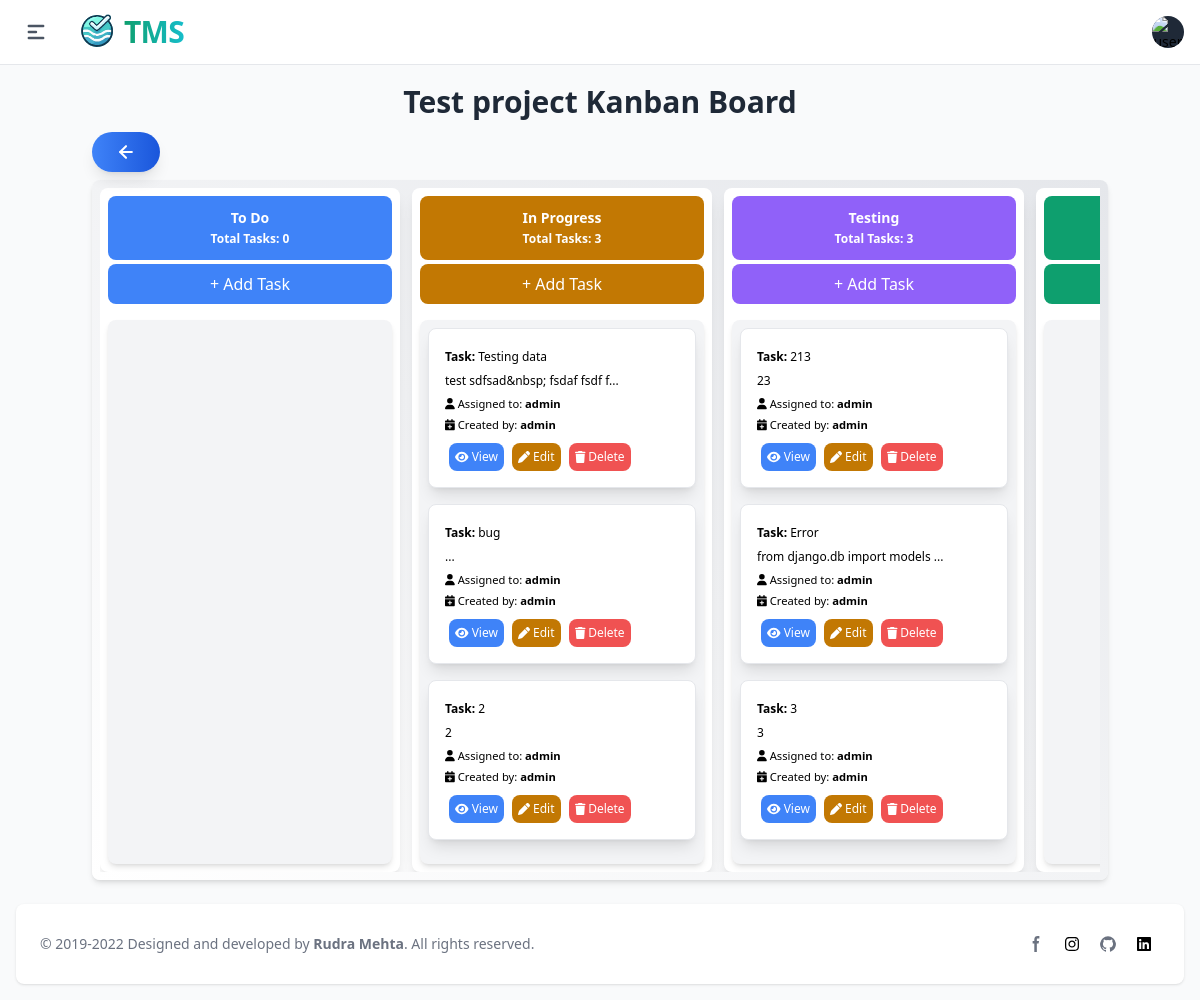
/kanban-board/7/ (signed in), run on the app's committed database.
### apps/project_mgmt/models/kanban.py (models this page shows, shortened)
class Board(BaseModel, models.Model):
    project = models.ForeignKey(Project, related_name='boards', on_delete=models.CASCADE)
    name = models.CharField(max_length=255)
    description = models.TextField(blank=True, null=True)

class Column(BaseModel, models.Model):
    board = models.ForeignKey(Board, related_name='columns', on_delete=models.CASCADE)
    name = models.CharField(max_length=255)
    order = models.PositiveIntegerField()
    color = models.CharField(choices=ColorChoices.choices, max_length=200, null=True, blank=True)

class Task(BaseModel, models.Model):
    column = models.ForeignKey(Column, related_name='tasks', on_delete=models.CASCADE)
    title = models.CharField(max_length=255)
    description = HTMLField(blank=True, null=True)
    order = models.PositiveIntegerField()
    user = models.ForeignKey(UserModel, on_delete=models.CASCADE)

### apps/project_mgmt/models/project.py (models this page shows, shortened)
class Project(BaseModel, models.Model):
    name = models.CharField(max_length=200)
    description = models.TextField(blank=True, null=True)

### apps/auth/models.py (models this page shows, shortened)
class UserModel(AbstractBaseUser, PermissionsMixin, CreatedUpdatedAt):
    id = models.UUIDField(primary_key=True, default=uuid.uuid4, editable=False, unique=True)
    is_active = models.BooleanField(default=False)
    is_staff = models.BooleanField(default=False)
    user_image = models.ImageField(upload_to='user_image',null=True, blank=True)
    username = models.CharField(max_length=50, unique=True)
    is_deleted = models.BooleanField(default=False)
    email = models.EmailField(unique=True, max_length=50)
    groups = models.ManyToManyField(Group, related_name='user_model_groups', blank=True)
    user_permissions = models.ManyToManyField(Permission, related_name='user_model_permissions', blank=True)
    USERNAME_FIELD = "email"
    REQUIRED_FIELDS = ['username']
    objects = UserManager()

### apps/project_mgmt/views/board.py (the view)
# urls.py: path('kanban-board/<int:board_id>/', KanBanBoardView.as_view(), name='kanban_board'),
class KanBanBoardView(View):
    def get(self, request, board_id):
        board = Board.objects.get(id = board_id)
        tasks_prefetch = Prefetch(
            'tasks',
            queryset=Task.objects.order_by('order')  # Adjust 'order' to the appropriate field for task ordering
        )
        board_columns = Column.objects.filter(board = board).prefetch_related(tasks_prefetch).order_by('order')
        users = UserModel.objects.values('id', 'username')
        context = {
            'board':board,
            'board_columns':board_columns,
            'users': users
        }
        return render(request, 'project_mgmt/kanban.html', context)

### utils/models/createupdateuser.py (called while the page is built)
    def __call__(self, request):
        _thread_locals.user = request.user
        response = self.get_response(request)
        return response

### utils/models/manager.py (called while the page is built)
    def get_queryset(self):
        return super(ObjectsManager, self).get_queryset()

### apps/templates/project_mgmt/kanban.html (shortened to what this page needs)
{% extends "base/base.html" %}
{% load static %}
{% block content %}
<div class="container mx-auto px-1 py-1 max-w-screen">
  <h1 class="text-3xl font-bold text-center mb-3 text-gray-800">{{ board.project.name }} Kanban Board</h1>
  {% block backurl %}
  {% include "base/backbutton.html" %}
  {% endblock backurl %}
  <div class="bg-gradient-to-tr from-white to-gray-200 p-2 dark:bg-gray-800 rounded-lg shadow-md overflow-hidden">
    <div class="overflow-x-auto scrollbar-custom">
      <div class="flex space-x-3">
        {% for colums in board_columns %}
          <div class="bg-white rounded-lg shadow-lg p-2 max-w-[300px] w-[500px] flex-shrink-0" data-columsid="{{ colums.id }}">
            <div class="text-sm font-semibold mb-1 text-center bg-{{ colums.color }}-500 text-white p-3 rounded-lg">
              <h2>{{ colums.name }}</h2>
              <span class="text-xs">Total Tasks: {{ colums.tasks.count }}</span>
            </div>
            <button class="bg-{{ colums.color }}-500 bottom-0 text-white p-2 mb-4 rounded-lg w-full draggable" onclick="openAddTaskModal('{{ colums.id }}')">+ Add Task</button>
            <div class="bg-gray-100 p-2 rounded-lg shadow-md min-h-[300px] column-content">
              {% for task in colums.tasks.all %}
                <div data-taskid="{{ task.id }}" class="bg-white p-4 mb-4 rounded-lg shadow-lg draggable border border-gray-200" draggable="true">
                  <div class="flex justify-between items-center mb-1 text-xs">
                    <div class="badge badge-info py-1 rounded-pill">
                      <strong>Task:</strong> {{ task.title }}
                    </div>
                  </div>
                  <div class="mb-1 text-xs">
                    {% if task.description|length > 30 %}
                      <p class="text-muted">
                        {{ task.description|striptags|slice:":30" }}...</p>
                    {% else %}
                      <p class="text-muted">{{ task.description|striptags }}</p>
                    {% endif %}
                  </div>
                  <div class="mb-1 text-sm">
                    <div class="d-flex justify-content-between">
                      <div>
                        <small class="text-muted">
                          <i class="fas fa-user"></i> Assigned to: <strong>{{ task.user.username }}</strong>
                        </small>
                      </div>
                      <div>
                        <small class="text-muted">
                          <i class="fas fa-calendar-plus"></i> Created by: <strong>{{ task.created_by.username }}</strong>
                        </small>
                      </div>
                    </div>
                  </div>
                  <div class="flex justify-start mt-2 z-50">
                    <a href="#" onclick="openTaskDetailsModal('{{ task.id }}')" class="btn btn-primary mx-1 p-1.5 text-xs font-medium rounded-lg bg-blue-500 text-white">
                      <i class="fas fa-eye"></i> View
                    </a>
                    <a href="#" onclick="openEditTaskModal('{{ task.id }}')" class="btn btn-primary mx-1 p-1.5 text-xs font-medium rounded-lg bg-yellow-500 text-white">
                      <i class="fas fa-pen"></i> Edit
                    </a>
                    <form id="deleteForm" method="post" class="">
                      <button type="button" onclick="get_action('{% url "delete_task" task.id %}')" id="deleteButton" data-modal-target="deleteModal" data-modal-toggle="deleteModal" class="btn btn-primary mx-1 p-1.5 text-xs font-medium rounded-lg bg-red-500 text-white">
                          <i class="fas fa-trash"></i> Delete
                      </button>
                  </form>
                  </div>
                </div>
              {% endfor %}
            </div>
          </div>
        {% endfor %}
      </div>
    </div>
  </div>
</div>
{% endblock content %}

### apps/templates/base/base.html (shortened to what this page needs)
{% load compress %}
{% load static %}
<!DOCTYPE html>
<html lang="en">
<head>
    {% compress css %}
    <link href="{% static 'fontawesomefree/css/all.min.css' %}" rel="stylesheet" type="text/css">
    <link rel="stylesheet" href="{% static 'src/output.css' %}">
    {% endcompress %}
</head>
<body class="bg-green-50" id="body">
  <div id="content" class="antialiased bg-gray-50 dark:bg-gray-900">
  {% if request.user.is_authenticated %}
      {% include "base/nav.html" %}
      <main class="p-4 h-auto pt-20">
        {% block content %}
        {% endblock content %}
        {% include "base/footer.html" %}
      </main>
  {% else %}
    {% include "auth/login.html" %}
  {% endif %}
</div>
</body>
</html>

### apps/templates/base/nav.html (shortened to what this page needs)
{% load static %}
<nav class="bg-white border-b border-gray-200 px-4 py-2.5 dark:bg-gray-800 dark:border-gray-700 fixed left-0 right-0 top-0 z-50">
    <div class="flex flex-wrap justify-between items-center">
      <div class="flex justify-start items-center">
        <div class="text-center">
          <button class="p-2 mr-2 text-gray-600 rounded-lg cursor-pointer hover:text-gray-900 hover:bg-gray-100 focus:bg-gray-100 dark:focus:bg-gray-700 focus:ring-2 focus:ring-gray-100 dark:focus:ring-gray-700 dark:text-gray-400 dark:hover:bg-gray-700 dark:hover:text-white" type="button" data-drawer-target="drawer-navigation" data-drawer-toggle="drawer-navigation" aria-controls="drawer-navigation">
            <svg
            aria-hidden="true"
            class="w-6 h-6"
            fill="currentColor"
            viewBox="0 0 20 20"
            xmlns="http://www.w3.org/2000/svg"
          >
            <path
              fill-rule="evenodd"
              d="M3 5a1 1 0 011-1h12a1 1 0 110 2H4a1 1 0 01-1-1zM3 10a1 1 0 011-1h6a1 1 0 110 2H4a1 1 0 01-1-1zM3 15a1 1 0 011-1h12a1 1 0 110 2H4a1 1 0 01-1-1z"
              clip-rule="evenodd"
            ></path>
          </svg>
          </button>
        </div>
        <a href="#" class="flex items-center mr-4 transition-all duration-300 ease-in-out hover:scale-105">
          <img
              src="{% static 'img/tms_logo.svg' %}"
              class="w-16 -mr-1 mt-1 h-10 object-cover transition-transform duration-300 ease-in-out"
              alt="Flowbite Logo"
          />
          <span class="self-center text-3xl font-extrabold tracking-tight text-transparent bg-clip-text bg-gradient-to-r from-green-500 to-teal-400 transition duration-300 ease-in-out">
          </span>
      </a>
      </div>
      <div class="flex items-center lg:order-2">
        <button
          type="button"
          class="flex mx-3 text-sm bg-gray-800 rounded-full md:mr-0 focus:ring-4 focus:ring-gray-300 dark:focus:ring-gray-600"
          id="user-menu-button"
          aria-expanded="false"
          data-dropdown-toggle="dropdown"
        >
          <img
            class="w-8 h-8 rounded-full"
            src="https://flowbite.s3.amazonaws.com/blocks/marketing-ui/avatars/michael-gough.png"
            alt="user photo"
          />
        </button>
      </div>
    </div>
  </nav>

### apps/templates/base/backbutton.html (shortened to what this page needs)
<div class="flex flex-wrap justify-start mb-2 space-y-2 sm:space-y-0 sm:space-x-2">
    <a
       onclick="goBack(event)"
       class="w-auto text-sm py-2 px-4 sm:py-2.5 sm:px-6 bg-gradient-to-r from-blue-500 to-blue-700 text-white rounded-full shadow-lg transform transition duration-300 ease-in-out hover:scale-105 hover:shadow-2xl hover:bg-gradient-to-r hover:from-blue-600 hover:to-cyan-500 focus:outline-none focus:ring-4 focus:ring-cyan-300 focus:ring-offset-2 flex items-center space-x-2 sm:space-x-3 relative overflow-hidden">
    </a>
</div>

### apps/templates/base/footer.html (shortened to what this page needs)
<footer class="bg-white mt-5 rounded-lg shadow sm:flex sm:items-center sm:justify-between p-4 sm:p-6 xl:p-8 dark:bg-gray-800 antialiased">
    <p class="mb-4 text-sm text-center text-gray-500 dark:text-gray-400 sm:mb-0">
        &copy; 2019-2022 Designed and developed by <a href="#" class="hover:underline" target="_blank"><b>Rudra Mehta</b></a>.   All rights reserved.
    </p>
    <div class="flex justify-center items-center space-x-1">
      <a href="https://www.facebook.com/rudra.mehta.7965/" data-tooltip-target="tooltip-facebook" class="inline-flex justify-center p-2 text-gray-500 rounded-lg cursor-pointer dark:text-gray-400 dark:hover:text-white hover:text-gray-900 hover:bg-gray-100 dark:hover:bg-gray-600">
          <svg class="w-4 h-4" aria-hidden="true" xmlns="http://www.w3.org/2000/svg" fill="currentColor" viewBox="0 0 8 19">
              <path fill-rule="evenodd" d="M6.135 3H8V0H6.135a4.147 4.147 0 0 0-4.142 4.142V6H0v3h2v9.938h3V9h2.021l.592-3H5V3.591A.6.6 0 0 1 5.592 3h.543Z" clip-rule="evenodd"/>
          </svg>
      </a>
      <a href="https://www.instagram.com/rudramehta772/" data-tooltip-target="tooltip-instagram" class="inline-flex justify-center p-2 text-gray-500 rounded-lg cursor-pointer dark:text-gray-400 dark:hover:text-white hover:text-gray-900 hover:bg-gray-100 dark:hover:bg-gray-600">
        </a>
      <a href="https://github.com/rudrafra772" data-tooltip-target="tooltip-github" class="inline-flex justify-center p-2 text-gray-500 rounded-lg cursor-pointer dark:text-gray-400 dark:hover:text-white hover:text-gray-900 hover:bg-gray-100 dark:hover:bg-gray-600">
      </a>
      <a href="https://linkedin.com/in/rudramehta1011" data-tooltip-target="tooltip-linkedin" class="inline-flex justify-center p-2 text-gray-500 rounded-lg cursor-pointer dark:text-gray-400 dark:hover:text-white hover:text-gray-900 hover:bg-gray-100 dark:hover:bg-gray-600">
    </a>
  </div>
  </footer>

### data on the page
Board: project.name "Test project"
Column: name "To Do", tasks.count "0"
Column: name "In Progress", tasks.count "3"
Task: title "Testing data", description "test sdfsad&nbsp; fsdaf fsdf f", user.username "admin", created_by.username "admin"
Task: title "bug", user.username "admin", created_by.username "admin"
Task: title "2", description "2", user.username "admin", created_by.username "admin"
Column: name "Testing", tasks.count "3"
Task: title "213", description "23", user.username "admin", created_by.username "admin"
Task: title "Error", description "from django.db import models", user.username "admin", created_by.username "admin"
Task: title "3", description "3", user.username "admin", created_by.username "admin"
